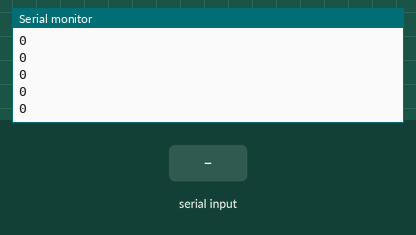
Simulated run of this sketch. Board: Arduino Mega 2560, built with avr-gcc and run on an emulated ATmega2560. Parts: the last lines printed to the serial monitor. The inputs (shaded band) are chosen by the test bench.

Above: at 1.2 s.
1.3 s: "d" received over Serial
At 2.3 s:
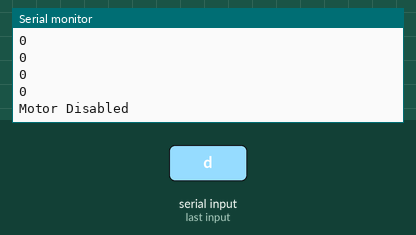
2.8 s: "e" received over Serial
At 3.5 s:
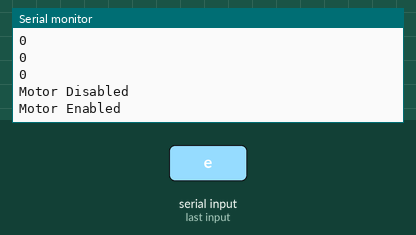

The sketch:

Stepper-Driver.ino
```cpp
#include <SPI.h>
#include "/Users/saleembanatwala/Documents/Stepper-Driver/registers.h"

// Register Access

#define REGWRITE    0x00
#define REGREAD     0x80
#define SLEEP       12


//these are defined in registers.h
struct CTRL_Register 	G_CTRL_REG;
struct TORQUE_Register 	G_TORQUE_REG;
struct OFF_Register 	G_OFF_REG;
struct BLANK_Register	G_BLANK_REG;
struct DECAY_Register 	G_DECAY_REG;
struct STALL_Register 	G_STALL_REG;
struct DRIVE_Register 	G_DRIVE_REG;
struct STATUS_Register 	G_STATUS_REG;


void setup()
{
Serial.begin(115200);
pinMode(53,OUTPUT);  //SPI Slave Select
digitalWrite(53,LOW);
SPI.begin();
SPI.setClockDivider(SPI_CLOCK_DIV8);
pinMode(SLEEP, OUTPUT);
//pinMode(STEP, OUTPUT);
//pinMode(DIR, OUTPUT);
//pinMode(POT, INPUT);
digitalWrite(SLEEP, LOW);  //DRV8711 in Sleep Mode
//digitalWrite(STEP, LOW);  //toggle up and down to step
//digitalWrite(DIR, LOW);  //direction


// Set Default Register Settings

	// CTRL Register
	G_CTRL_REG.Address 	= 0x00;
	G_CTRL_REG.DTIME 	= 0x03;  //850ns
	G_CTRL_REG.ISGAIN 	= 0x01;  //Gain of 10
	G_CTRL_REG.EXSTALL 	= 0x00;  //Internal Stall Detect
	G_CTRL_REG.MODE 	= 0x03;  // 1/8 Step
	G_CTRL_REG.RSTEP 	= 0x00;  //No Action
	G_CTRL_REG.RDIR 	= 0x00;  //Direction set by DIR Pin
	G_CTRL_REG.ENBL 	= 0x01;  //enable motor
        //1000 11 01 0 0011 0 0 1

	/// TORQUE Register
	G_TORQUE_REG.Address = 0x01;
	G_TORQUE_REG.SIMPLTH = 0x00;  //50uS Back EMF Sample Threshold
	G_TORQUE_REG.TORQUE  = 0x46;  //with ISGAIN set to 10 this gives about 1.5 AMP Current Chopper
        //1000 0 000  01000110

	// OFF Register
	G_OFF_REG.Address 	= 0x02;
	G_OFF_REG.PWMMODE 	= 0x00;  //Internal Indexer
	G_OFF_REG.TOFF 		= 0x30;  //Default
        //1000 000 0 00110000

	// BLANK Register
	G_BLANK_REG.Address = 0x03;
	G_BLANK_REG.ABT 	= 0x01;  //enable adaptive blanking time
	G_BLANK_REG.TBLANK 	= 0x08;  //no idea what this should be but the
        //1000 000 1 00001000            //user guide shows it set to this

	// DECAY Register.
	G_DECAY_REG.Address = 0x04;
	G_DECAY_REG.DECMOD  = 0x03;  //mixed decay
	G_DECAY_REG.TDECAY 	= 0x10;  //default
        //1000001100010000

	// STALL Register
	G_STALL_REG.Address = 0x05;
	G_STALL_REG.VDIV 	= 0x03;  //Back EMF is divided by 4
	G_STALL_REG.SDCNT 	= 0x03;  //stalln asserted after 8 steps
	G_STALL_REG.SDTHR 	= 0x40;  //default
        //1000111101000000

	// DRIVE Register
	G_DRIVE_REG.Address = 0x06;
	G_DRIVE_REG.IDRIVEP = 0x00;  //High Side 50mA peak (source)
	G_DRIVE_REG.IDRIVEN = 0x00;  //Low Side 100mA peak (sink)
	G_DRIVE_REG.TDRIVEP = 0x01;  //High Side gate drive 500nS
	G_DRIVE_REG.TDRIVEN = 0x01;  //Low Side Gate Drive 500nS
	G_DRIVE_REG.OCPDEG = 0x01;  //OCP Deglitch Time 2uS
	G_DRIVE_REG.OCPTH = 0x01;  //OCP Threshold 500mV
        //1000000001010101

	// STATUS Register
	G_STATUS_REG.Address = 0x07;
	G_STATUS_REG.STDLAT  = 0x00;
	G_STATUS_REG.STD     = 0x00;
	G_STATUS_REG.UVLO    = 0x00;
	G_STATUS_REG.BPDF    = 0x00;
	G_STATUS_REG.APDF    = 0x00;
	G_STATUS_REG.BOCP    = 0x00;
	G_STATUS_REG.AOCP    = 0x00;
	G_STATUS_REG.OTS     = 0x00;

        digitalWrite(SLEEP, HIGH);
        WriteAllRegisters();
        ReadAllRegisters();
}


void loop()
{

  //Serial.println(analogRead(POT));
  if(Serial.available())
    {
      char c = Serial.read();
      if(c == 'd')
      {
        G_CTRL_REG.ENBL 	= 0x00;  //disable motor
        WriteAllRegisters();
        Serial.println("Motor Disabled");
      }

      if(c == 'e')
      {
        G_CTRL_REG.ENBL 	= 0x01;  //enable motor
        WriteAllRegisters();
        Serial.println("Motor Enabled");
      }
      if(c=='r')
      {
        ReadAllRegisters();
        //Serial.println(analogRead(POT));
      }

//      if(c=='u')
//      {
//        G_STATUS_REG.UVLO = 0x00;  //clear undervoltage lock out
//        WriteAllRegisters();
//      }

    }

  //for(int i = 0; i < 1600; i++)
  //{
//    digitalWrite(STEP, HIGH);
//    digitalWrite(STEP, LOW);
//    delay(analogRead(POT));
  //}

  //Serial.println("Next");
}

void ReadAllRegisters()
{
    unsigned char dataHi = 0x00;
    const unsigned char dataLo = 0x00;
    unsigned int readData = 0x00;

    // Read CTRL Register
    dataHi = REGREAD | (G_CTRL_REG.Address << 4);
    readData = SPI_DRV8711_ReadWrite(dataHi, dataLo);
    Serial.println(readData, BIN);
    G_CTRL_REG.DTIME        = ((readData >> 10) & 0x0003);
    G_CTRL_REG.ISGAIN       = ((readData >> 8) & 0x0003);
    G_CTRL_REG.EXSTALL      = ((readData >> 7) & 0x0001);
    G_CTRL_REG.MODE         = ((readData >> 3) & 0x000F);
    G_CTRL_REG.RSTEP        = ((readData >> 2) & 0x0001);
    G_CTRL_REG.RDIR         = ((readData >> 1) & 0x0001);
    G_CTRL_REG.ENBL         = ((readData >> 0) & 0x0001);

    Serial.println("Control Register");
    Serial.print("DTIME = ");
    Serial.println(G_CTRL_REG.DTIME, BIN);
    Serial.print("ISGAIN = ");
    Serial.println(G_CTRL_REG.ISGAIN, BIN);
    Serial.print("EXSTALL = ");
    Serial.println(G_CTRL_REG.EXSTALL, BIN);
    Serial.print("MODE = ");
    Serial.println(G_CTRL_REG.MODE, BIN);
    Serial.print("RSTEP = ");
    Serial.println(G_CTRL_REG.RSTEP, BIN);
    Serial.print("RDIR = ");
    Serial.println(G_CTRL_REG.RDIR, BIN);
    Serial.print("ENBL = ");
    Serial.println(G_CTRL_REG.ENBL, BIN);

    // Read TORQUE Register
    dataHi = REGREAD | (G_TORQUE_REG.Address << 4);
    readData = SPI_DRV8711_ReadWrite(dataHi, dataLo);
    Serial.println(readData, BIN);
    G_TORQUE_REG.SIMPLTH    = ((readData >> 8) & 0x0007);
    G_TORQUE_REG.TORQUE     = ((readData >> 0) & 0x00FF);
    Serial.print("TORQUE = ");
    Serial.println(G_TORQUE_REG.TORQUE, HEX);

    // Read OFF Register
    dataHi = REGREAD | (G_OFF_REG.Address << 4);
    readData = SPI_DRV8711_ReadWrite(dataHi, dataLo);
    Serial.println(readData, BIN);
    G_OFF_REG.PWMMODE       = ((readData >> 8) & 0x0001);
    G_OFF_REG.TOFF          = ((readData >> 0) & 0x00FF);

    // Read BLANK Register
    dataHi = REGREAD | (G_BLANK_REG.Address << 4);
    readData = SPI_DRV8711_ReadWrite(dataHi, dataLo);
    Serial.println(readData, BIN);
    G_BLANK_REG.ABT         = ((readData >> 8) & 0x0001);
    G_BLANK_REG.TBLANK      = ((readData >> 0) & 0x00FF);

    // Read DECAY Register
    dataHi = REGREAD | (G_DECAY_REG.Address << 4);
    readData = SPI_DRV8711_ReadWrite(dataHi, dataLo);
    Serial.println(readData, BIN);
    G_DECAY_REG.DECMOD      = ((readData >> 8) & 0x0007);
    G_DECAY_REG.TDECAY      = ((readData >> 0) & 0x00FF);

    // Read STALL Register
    dataHi = REGREAD | (G_STALL_REG.Address << 4);
    readData = SPI_DRV8711_ReadWrite(dataHi, dataLo);
    Serial.println(readData, BIN);
    G_STALL_REG.VDIV        = ((readData >> 10) & 0x0003);
    G_STALL_REG.SDCNT       = ((readData >> 8) & 0x0003);
    G_STALL_REG.SDTHR       = ((readData >> 0) & 0x00FF);

    // Read DRIVE Register
    dataHi = REGREAD | (G_DRIVE_REG.Address << 4);
    readData = SPI_DRV8711_ReadWrite(dataHi, dataLo);
    Serial.println(readData, BIN);
    G_DRIVE_REG.IDRIVEP     = ((readData >> 10) & 0x0003);
    G_DRIVE_REG.IDRIVEN     = ((readData >> 8) & 0x0003);
    G_DRIVE_REG.TDRIVEP     = ((readData >> 6) & 0x0003);
    G_DRIVE_REG.TDRIVEN     = ((readData >> 4) & 0x0003);
    G_DRIVE_REG.OCPDEG      = ((readData >> 2) & 0x0003);
    G_DRIVE_REG.OCPTH       = ((readData >> 0) & 0x0003);

    // Read STATUS Register
    dataHi = REGREAD | (G_STATUS_REG.Address << 4);
    readData = SPI_DRV8711_ReadWrite(dataHi, dataLo);
    Serial.println(readData, BIN);
    G_STATUS_REG.STDLAT     = ((readData >> 7) & 0x0001);
    G_STATUS_REG.STD        = ((readData >> 6) & 0x0001);
    G_STATUS_REG.UVLO       = ((readData >> 5) & 0x0001);
    G_STATUS_REG.BPDF       = ((readData >> 4) & 0x0001);
    G_STATUS_REG.APDF       = ((readData >> 3) & 0x0001);
    G_STATUS_REG.BOCP       = ((readData >> 2) & 0x0001);
    G_STATUS_REG.AOCP       = ((readData >> 1) & 0x0001);
    G_STATUS_REG.OTS        = ((readData >> 0) & 0x0001);
}

void WriteAllRegisters()
{
    unsigned char dataHi = 0x00;
    unsigned char dataLo = 0x00;

    // Write CTRL Register
    dataHi = REGWRITE | (G_CTRL_REG.Address << 4) | (G_CTRL_REG.DTIME << 2) | (G_CTRL_REG.ISGAIN);
    dataLo = (G_CTRL_REG.EXSTALL << 7) | (G_CTRL_REG.MODE << 3) | (G_CTRL_REG.RSTEP << 2) | (G_CTRL_REG.RDIR << 1) | (G_CTRL_REG.ENBL);
    SPI_DRV8711_ReadWrite(dataHi, dataLo);

    // Write TORQUE Register
    dataHi = REGWRITE | (G_TORQUE_REG.Address << 4) | (G_TORQUE_REG.SIMPLTH);
    dataLo = G_TORQUE_REG.TORQUE;
    SPI_DRV8711_ReadWrite(dataHi, dataLo);

    // Write OFF Register
    dataHi = REGWRITE | (G_OFF_REG.Address << 4) | (G_OFF_REG.PWMMODE);
    dataLo = G_OFF_REG.TOFF;
    SPI_DRV8711_ReadWrite(dataHi, dataLo);

    // Write BLANK Register
    dataHi = REGWRITE | (G_BLANK_REG.Address << 4) | (G_BLANK_REG.ABT);
    dataLo = G_BLANK_REG.TBLANK;
    SPI_DRV8711_ReadWrite(dataHi, dataLo);

    // Write DECAY Register
    dataHi = REGWRITE | (G_DECAY_REG.Address << 4) | (G_DECAY_REG.DECMOD);
    dataLo = G_DECAY_REG.TDECAY;
    SPI_DRV8711_ReadWrite(dataHi, dataLo);

    // Write STALL Register
    dataHi = REGWRITE | (G_STALL_REG.Address << 4) | (G_STALL_REG.VDIV << 2) | (G_STALL_REG.SDCNT);
    dataLo = G_STALL_REG.SDTHR;
    SPI_DRV8711_ReadWrite(dataHi, dataLo);

    // Write DRIVE Register
    dataHi = REGWRITE | (G_DRIVE_REG.Address << 4) | (G_DRIVE_REG.IDRIVEP << 2) | (G_DRIVE_REG.IDRIVEN);
    dataLo = (G_DRIVE_REG.TDRIVEP << 6) | (G_DRIVE_REG.TDRIVEN << 4) | (G_DRIVE_REG.OCPDEG << 2) | (G_DRIVE_REG.OCPTH);
    SPI_DRV8711_ReadWrite(dataHi, dataLo);

    // Write STATUS Register
    dataHi = REGWRITE | (G_STATUS_REG.Address << 4);
    dataLo = (G_STATUS_REG.STDLAT << 7) | (G_STATUS_REG.STD << 6) | (G_STATUS_REG.UVLO << 5) | (G_STATUS_REG.BPDF << 4) | (G_STATUS_REG.APDF << 3) | (G_STATUS_REG.BOCP << 2) | (G_STATUS_REG.AOCP << 1) | (G_STATUS_REG.OTS);
    SPI_DRV8711_ReadWrite(dataHi, dataLo);
}

unsigned int SPI_DRV8711_ReadWrite(unsigned char dataHi, unsigned char dataLo)
{
	unsigned int readData = 0;

	digitalWrite(53, HIGH);

	readData |= (SPI.transfer(dataHi) << 8);
	readData |= SPI.transfer(dataLo);

	digitalWrite(53, LOW);

	return readData;
}
```

registers.h
```cpp
// (licence header left out)
/*******************************************************************************
 *
 *  registers.h - DRV8711 Registers
 *  Nick Oborny
 *  BOOST-DRV8711_FIRMWARE
 *  3/12/2014
 *
 ******************************************************************************/

#ifndef REGISTERS_H_
#define REGISTERS_H_

// CTRL Register
struct CTRL_Register
{
	unsigned int Address;	// bits 14-12
	unsigned int DTIME;		// bits 11-10
	unsigned int ISGAIN;	// bits 9-8
	unsigned int EXSTALL;	// bit 7
	unsigned int MODE;		// bits 6-3
	unsigned int RSTEP;		// bit 2
	unsigned int RDIR;		// bit 1
	unsigned int ENBL;		// bit 0
};

// TORQUE Register
struct TORQUE_Register
{
	unsigned int Address;	// bits 14-12
	/* Reserved */ 			// bit 11
	unsigned int SIMPLTH;  	// bits 10-8
	unsigned int TORQUE;	// bits 7-0
};

// OFF Register
struct OFF_Register
{
	unsigned int Address;	// bits 14-12
	/* Reserved */ 			// bits 11-9
	unsigned int PWMMODE;  	// bit 8
	unsigned int TOFF;		// bits 7-0
};

// BLANK Register
struct BLANK_Register
{
	unsigned int Address;	// bits 14-12
	/* Reserved */ 			// bits 11-9
	unsigned int ABT;  		// bit 8
	unsigned int TBLANK;	// bits 7-0
};

// DECAY Register
struct DECAY_Register
{
	unsigned int Address;	// bits 14-12
	/* Reserved */ 			// bit 11
	unsigned int DECMOD;  	// bits 10-8
	unsigned int TDECAY;	// bits 7-0
};

// STALL Register
struct STALL_Register
{
	unsigned int Address;	// bits 14-12
	unsigned int VDIV;  	// bits 11-10
	unsigned int SDCNT;		// bits 9-8
	unsigned int SDTHR;		// bits 7-0
};

// DRIVE Register
struct DRIVE_Register
{
	unsigned int Address;	// bits 14-12
	unsigned int IDRIVEP;  	// bits 11-10
	unsigned int IDRIVEN;	// bits 9-8
	unsigned int TDRIVEP;	// bits 7-6
	unsigned int TDRIVEN;	// bits 5-4
	unsigned int OCPDEG;	// bits 3-2
	unsigned int OCPTH;		// bits 1-0
};

// STATUS Register
struct STATUS_Register
{
	unsigned int Address;	// bits 14-12
	/* Reserved */			// bits 11-8
	unsigned int STDLAT;  	// bit 7
	unsigned int STD;		// bit 6
	unsigned int UVLO;		// bit 5
	unsigned int BPDF;		// bit 4
	unsigned int APDF;		// bit 3
	unsigned int BOCP;		// bit 2
	unsigned int AOCP;		// bit 1
	unsigned int OTS;		// bit 0
};


#endif /* REGISTERS_H_ */
```

Measured:
- after the input at 1.3 s, the serial monitor: prints a new line at once (image 1)
- after the input at 2.8 s, the serial monitor: prints a new line at once (image 2)
